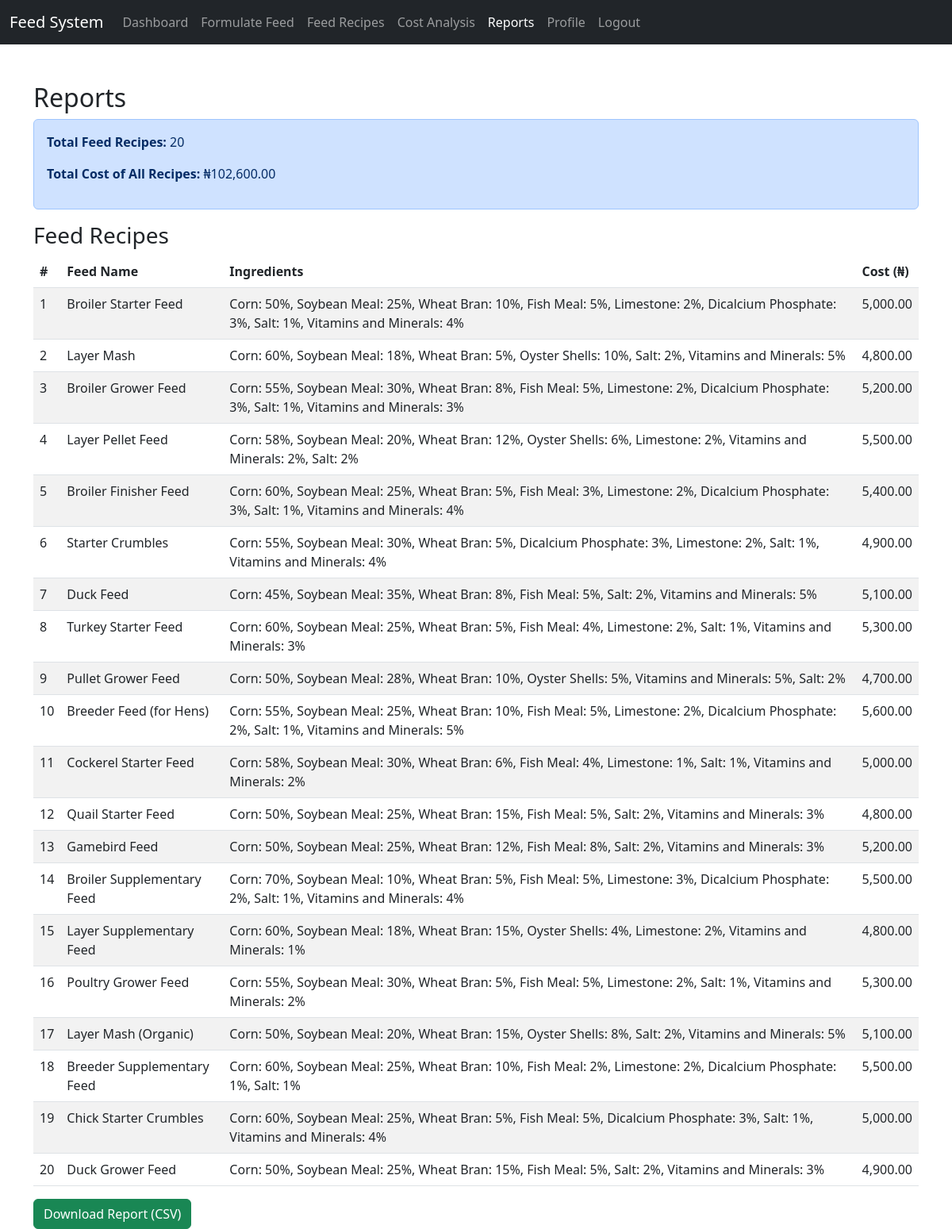
/reports.php (signed in), run on the app's committed database.
### tables this page shows
CREATE TABLE `feed_recipes` (
  `id` int(11) NOT NULL,
  `user_id` int(11) NOT NULL,
  `feed_name` varchar(100) NOT NULL,
  `ingredients` text NOT NULL,
  `cost` decimal(10,2) NOT NULL,
  `created_at` timestamp NOT NULL DEFAULT current_timestamp()
);

### reports.php (the view, shortened to what this page needs)
<?php
include 'includes/db.php';
$query = "SELECT * FROM feed_recipes WHERE user_id = ?";
$stmt = $conn->prepare($query);
$stmt->bind_param('i', $_SESSION['user_id']);
$stmt->execute();
$result = $stmt->get_result();
$total_cost = 0;
$total_recipes = $result->num_rows;
$recipes = [];
while ($row = $result->fetch_assoc()) {
    $recipes[] = $row;
    $total_cost += $row['cost'];
}
?>
<!DOCTYPE html>
<html lang="en">
<head>
    <link rel="stylesheet" href="https://cdn.jsdelivr.net/npm/bootstrap@5.3.0-alpha3/dist/css/bootstrap.min.css">
</head>
<body>
<?php include 'navbar.php'; ?>
    <div class="container mt-5">
        <h2>Reports</h2>
        <div class="alert alert-primary">
            <p><strong>Total Feed Recipes:</strong> <?php echo $total_recipes; ?></p>
            <p><strong>Total Cost of All Recipes:</strong> ₦<?php echo number_format($total_cost, 2); ?></p>
        </div>
        <h3>Feed Recipes</h3>
        <table class="table table-striped">
            <thead>
                <tr>
                    <th>#</th>
                    <th>Feed Name</th>
                    <th>Ingredients</th>
                    <th>Cost (₦)</th>
                </tr>
            </thead>
            <tbody>
                <?php if (count($recipes) > 0): ?>
                    <?php foreach ($recipes as $index => $recipe): ?>
                        <tr>
                            <td><?php echo $index + 1; ?></td>
                            <td><?php echo htmlspecialchars($recipe['feed_name']); ?></td>
                            <td><?php echo htmlspecialchars($recipe['ingredients']); ?></td>
                            <td><?php echo number_format($recipe['cost'], 2); ?></td>
                        </tr>
                    <?php endforeach; ?>
                <?php else: ?>
                    <tr>
                        <td colspan="4" class="text-center">No recipes found.</td>
                    </tr>
                <?php endif; ?>
            </tbody>
        </table>
        <a href="export_report.php" class="btn btn-success">Download Report (CSV)</a>
    </div>
</body>
</html>

### data on the page
feed_recipes: feed_name "Broiler Starter Feed", ingredients "Corn: 50%, Soybean Meal: 25%, Wheat Bran: 10%, Fish Meal: 5%, Limestone: 2%, Dicalcium Phosphate: 3%, Salt: 1%, Vitamins and Minerals: 4%", cost "5,000.00"
feed_recipes: feed_name "Layer Mash", ingredients "Corn: 60%, Soybean Meal: 18%, Wheat Bran: 5%, Oyster Shells: 10%, Salt: 2%, Vitamins and Minerals: 5%", cost "4,800.00"
feed_recipes: feed_name "Broiler Grower Feed", ingredients "Corn: 55%, Soybean Meal: 30%, Wheat Bran: 8%, Fish Meal: 5%, Limestone: 2%, Dicalcium Phosphate: 3%, Salt: 1%, Vitamins and Minerals: 3%", cost "5,200.00"
feed_recipes: feed_name "Layer Pellet Feed", ingredients "Corn: 58%, Soybean Meal: 20%, Wheat Bran: 12%, Oyster Shells: 6%, Limestone: 2%, Vitamins and Minerals: 2%, Salt: 2%", cost "5,500.00"
feed_recipes: feed_name "Broiler Finisher Feed", ingredients "Corn: 60%, Soybean Meal: 25%, Wheat Bran: 5%, Fish Meal: 3%, Limestone: 2%, Dicalcium Phosphate: 3%, Salt: 1%, Vitamins and Minerals: 4%", cost "5,400.00"
feed_recipes: feed_name "Starter Crumbles", ingredients "Corn: 55%, Soybean Meal: 30%, Wheat Bran: 5%, Dicalcium Phosphate: 3%, Limestone: 2%, Salt: 1%, Vitamins and Minerals: 4%", cost "4,900.00"
feed_recipes: feed_name "Duck Feed", ingredients "Corn: 45%, Soybean Meal: 35%, Wheat Bran: 8%, Fish Meal: 5%, Salt: 2%, Vitamins and Minerals: 5%", cost "5,100.00"
feed_recipes: feed_name "Turkey Starter Feed", ingredients "Corn: 60%, Soybean Meal: 25%, Wheat Bran: 5%, Fish Meal: 4%, Limestone: 2%, Salt: 1%, Vitamins and Minerals: 3%", cost "5,300.00"
feed_recipes: feed_name "Pullet Grower Feed", ingredients "Corn: 50%, Soybean Meal: 28%, Wheat Bran: 10%, Oyster Shells: 5%, Vitamins and Minerals: 5%, Salt: 2%", cost "4,700.00"
feed_recipes: feed_name "Breeder Feed (for Hens)", ingredients "Corn: 55%, Soybean Meal: 25%, Wheat Bran: 10%, Fish Meal: 5%, Limestone: 2%, Dicalcium Phosphate: 2%, Salt: 1%, Vitamins and Minerals: 5%", cost "5,600.00"
feed_recipes: feed_name "Cockerel Starter Feed", ingredients "Corn: 58%, Soybean Meal: 30%, Wheat Bran: 6%, Fish Meal: 4%, Limestone: 1%, Salt: 1%, Vitamins and Minerals: 2%", cost "5,000.00"
feed_recipes: feed_name "Quail Starter Feed", ingredients "Corn: 50%, Soybean Meal: 25%, Wheat Bran: 15%, Fish Meal: 5%, Salt: 2%, Vitamins and Minerals: 3%", cost "4,800.00"
feed_recipes: feed_name "Gamebird Feed", ingredients "Corn: 50%, Soybean Meal: 25%, Wheat Bran: 12%, Fish Meal: 8%, Salt: 2%, Vitamins and Minerals: 3%", cost "5,200.00"
feed_recipes: feed_name "Broiler Supplementary Feed", ingredients "Corn: 70%, Soybean Meal: 10%, Wheat Bran: 5%, Fish Meal: 5%, Limestone: 3%, Dicalcium Phosphate: 2%, Salt: 1%, Vitamins and Minerals: 4%", cost "5,500.00"
feed_recipes: feed_name "Layer Supplementary Feed", ingredients "Corn: 60%, Soybean Meal: 18%, Wheat Bran: 15%, Oyster Shells: 4%, Limestone: 2%, Vitamins and Minerals: 1%", cost "4,800.00"
feed_recipes: feed_name "Poultry Grower Feed", ingredients "Corn: 55%, Soybean Meal: 30%, Wheat Bran: 5%, Fish Meal: 5%, Limestone: 2%, Salt: 1%, Vitamins and Minerals: 2%", cost "5,300.00"
feed_recipes: feed_name "Layer Mash (Organic)", ingredients "Corn: 50%, Soybean Meal: 20%, Wheat Bran: 15%, Oyster Shells: 8%, Salt: 2%, Vitamins and Minerals: 5%", cost "5,100.00"
feed_recipes: feed_name "Breeder Supplementary Feed", ingredients "Corn: 60%, Soybean Meal: 25%, Wheat Bran: 10%, Fish Meal: 2%, Limestone: 2%, Dicalcium Phosphate: 1%, Salt: 1%", cost "5,500.00"
feed_recipes: feed_name "Chick Starter Crumbles", ingredients "Corn: 60%, Soybean Meal: 25%, Wheat Bran: 5%, Fish Meal: 5%, Dicalcium Phosphate: 3%, Salt: 1%, Vitamins and Minerals: 4%", cost "5,000.00"
feed_recipes: feed_name "Duck Grower Feed", ingredients "Corn: 50%, Soybean Meal: 25%, Wheat Bran: 15%, Fish Meal: 5%, Salt: 2%, Vitamins and Minerals: 3%", cost "4,900.00"

### other printed values
$total_recipes "20"
$total_cost "102,600.00"
